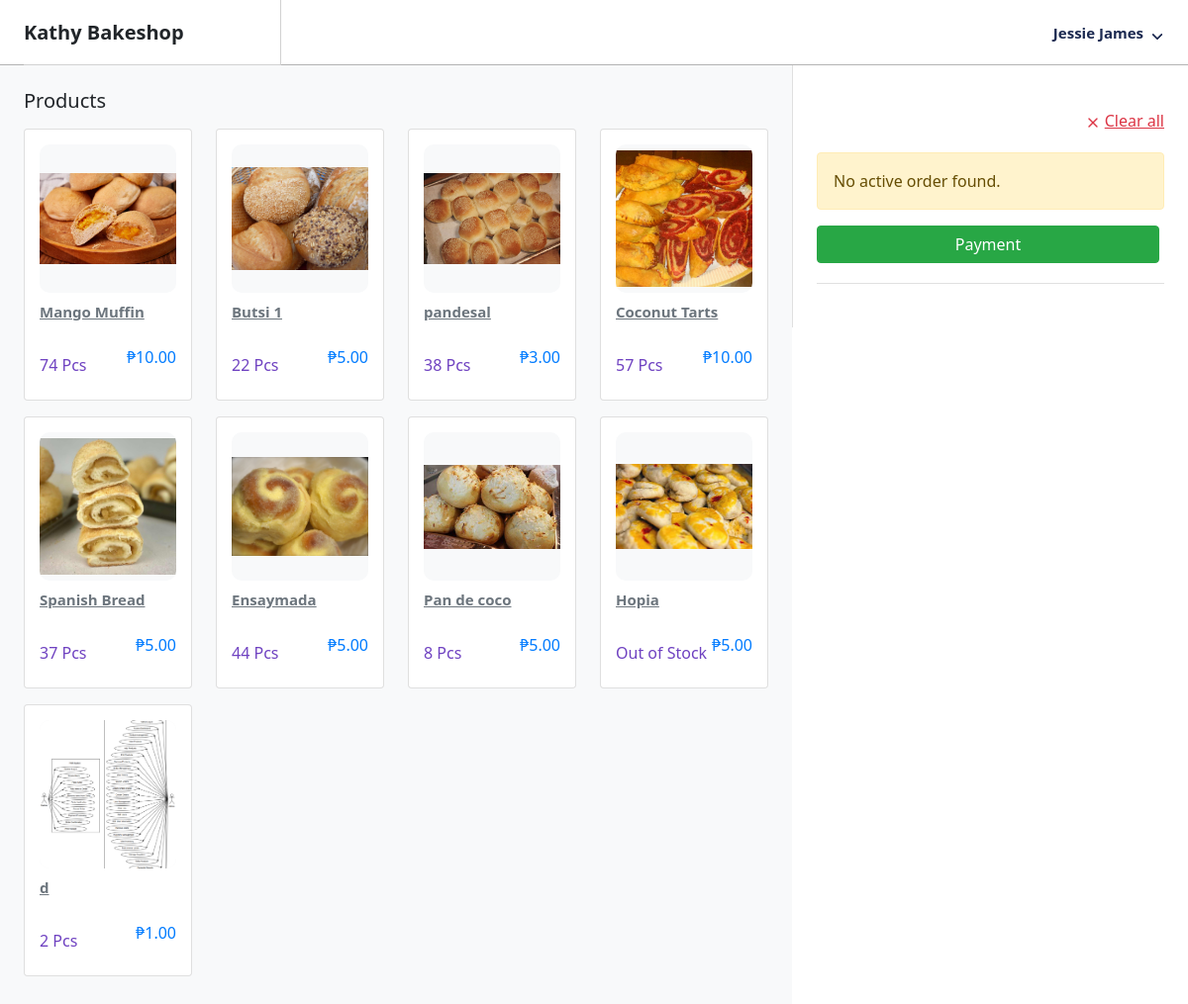
Screenshot of /pos/index.php (signed in) with the database file from the repository.
### tables this page shows
CREATE TABLE IF NOT EXISTS `products` (
  `id` int NOT NULL AUTO_INCREMENT,
  `product_name` varchar(50) NOT NULL,
  `price` decimal(10,2) NOT NULL,
  `image` longblob NOT NULL,
  `description` varchar(1000) NOT NULL,
  `quantity` int NOT NULL,
  PRIMARY KEY (`id`),
  UNIQUE KEY `id` (`id`)
);

### Classes/Connect.php (called while the page is built, shortened)
<?php
        class Database {
            private $server_name = "localhost";
            private $db_username = "root";
            private $db_password = "";
            private $db_name = "db_pos";
            public function __construct() {
                $this->conn = new mysqli($this->server_name, $this->db_username, $this->db_password, $this->db_name);
        }
    }
    ?>

### Classes/Product.php (called while the page is built, shortened)
<?php
require_once "Connect.php";
class Product extends Database {
    public function displayProducts() {
        $sql = "SELECT * FROM products";
        $result = $this->conn->query($sql);
        if ($result) {
            $items = [];
            while ($item = $result->fetch_assoc()) {
                $items[] = $item;
            }
            return $items;
        } else {
            die("Error in retrieving: " . $this->conn->error);
        }
    }
}

### pos/index.php (the view, shortened to what this page needs)
<?php
include "../Classes/Product.php";
$product = new Product;
$product_list = $product->displayProducts();
?>
<!DOCTYPE html>
<html lang="en">
<head>
    <link href="https://cdn.jsdelivr.net/npm/bootstrap@5.1.3/dist/css/bootstrap.min.css" rel="stylesheet">
    <link rel="stylesheet" href="https://cdnjs.cloudflare.com/ajax/libs/font-awesome/6.1.1/css/all.min.css" />
    <link rel="stylesheet" href="css/style.css">
<body>
    <div class="header" bis_skin_checked="1">
        <div class="header-left active" bis_skin_checked="1">
            <span class="fw-bold fs-5">Kathy Bakeshop</span>
        </div>
        <ul class="nav user-menu">
            <li class="nav-item dropdown has-arrow main-drop">
                <a href="javascript:void(0);" class="dropdown-toggle nav-link userset" data-bs-toggle="dropdown">
                    <span class="user-info">
                        <span class="user-detail">
                            <span class="user-name">
                                <?php if (isset($_SESSION['user_name'])): ?>
                                    <?php echo $_SESSION['user_name']; ?>
                                <?php endif; ?>
                            </span>
                        </span>
                    </span>
                </a>
            </li>
        </ul>
    </div>
    <div class="page-wrapper pos-pg-wrapper ms-0" bis_skin_checked="1" style="min-height: 920px;">
        <div class="content pos-design p-0" bis_skin_checked="1">
            <div class="row align-items-start pos-wrapper" bis_skin_checked="1">
                <div class="col-md-12 col-lg-8" bis_skin_checked="1">
                    <div class="pos-categories tabs_wrapper" bis_skin_checked="1">
                        <div class="pos-products" bis_skin_checked="1">
                            <div class="d-flex align-items-center justify-content-between" bis_skin_checked="1">
                                <h5 class="mb-3">Products</h5>
                            </div>
                            <div class="tabs_container" bis_skin_checked="1">
                                <div class="tab_content active" data-tab="all" bis_skin_checked="1">
                                    <div class="row" bis_skin_checked="1">
                                        <?php foreach ($product_list as $product): ?>
                                            <div class="col-sm-2 col-md-6 col-lg-3 col-xl-3 mb-3" bis_skin_checked="1">
                                                <div class="product-info default-cover card" bis_skin_checked="1">
                                                    <?php if ($product['quantity'] > 0): ?>
                                                        <a href="../Actions/add-to-cart.php?id=<?= $product['id'] ?>"
                                                            class="img-bg">
                                                        <?php else: ?>
                                                            <a href="javascript:void(0);" class="img-bg">
                                                            <?php endif; ?>
                                                            <img src="<?= $product['image'] ?>" alt="Products" />
                                                        </a>
                                                        <h6 class="product-name"><a
                                                                href="../Actions/add-to-cart.php?id=<?= $product['id'] ?>"><?= $product['product_name'] ?></a>
                                                        </h6>
                                                        <div class="d-flex align-items-center justify-content-between price"
                                                            bis_skin_checked="1">
                                                            <span><?= ($product['quantity'] > 0) ? $product['quantity'] . ' Pcs' : 'Out of Stock' ?></span>
                                                            <p>₱<?= $product['price'] ?></p>
                                                        </div>
                                                </div>
                                            </div>
                                        <?php endforeach; ?>
                                    </div>
                                </div>
                            </div>
                        </div>
                    </div>
                </div>
                <div class="col-md-12 col-lg-4 ps-0" bis_skin_checked="1">
                    <aside class="product-order-list">
                        <div class="product-added block-section" bis_skin_checked="1">
                            <div class="head-text d-flex align-items-center justify-content-between"
                                bis_skin_checked="1">
                                <a href="../Actions/clear-order-details.php"
                                    class="d-flex align-items-center text-danger">
                                    <span class="me-1">
                                        <svg xmlns="http://www.w3.org/2000/svg" width="24" height="24"
                                            viewBox="0 0 24 24" fill="none" stroke="currentColor" stroke-width="2"
                                            stroke-linecap="round" stroke-linejoin="round"
                                            class="feather feather-x feather-16">
                                            <line x1="18" y1="6" x2="6" y2="18"></line>
                                            <line x1="6" y1="6" x2="18" y2="18"></line>
                                        </svg>
                                    </span>
                                    Clear all
                                </a>
                            </div>
                            <?php include "../Actions/get-order.php"; ?>
                            <div class="btn-row d-sm-flex align-items-center justify-content-between"
                                bis_skin_checked="1">
                                <a href="javascript:void(0);" class="btn btn-success btn-icon flex-fill"
                                    data-bs-toggle="modal" data-bs-target="#paymentModal">
                                    Payment
                                </a>
                            </div>
                    </aside>
                </div>
            </div>
        </div>
    </div>
</body>
</html>

### pos/css/style.css (style rules this page uses)
img { max-width: 100%; height: auto; vertical-align: inherit; }
img, svg { vertical-align: middle; }
.page-wrapper { -webkit-transition: all 0.5s ease; -ms-transition: all 0.5s ease; transition: all 0.5s ease; margin: 0 0 0 260px; padding: 66px 0 0; position: relative; left: 0; -webkit-transition: all 0.2s ease; -ms-transition: all 0.2s ease; transition: all 0.2s ease; }
aside { height: 100%; padding: 24px; background-color: #fff; border-left: 1px solid #e0e0e0; }
aside.product-order-list .block-section { margin: 20px 0; padding: 0 0 20px 0; border-bottom: 1px solid #e0e0e0; }
aside.product-order-list .product-added .head-text { margin-bottom: 20px; }
aside.product-order-list .btn-row { padding: 0; }
aside.product-order-list .btn-row .btn { margin-right: 5px; border-radius: 4px; font-size: 1rem; }
aside.product-order-list .btn-row .btn.btn-success { background-color: #28a745; border-color: #28a745; }
.pos-design .pos-wrapper { --bs-gutter-x: 0; }
.tabs_wrapper .tabs_container { padding-top: 0; display: inline-block; width: 100%; }
.tabs_wrapper .tabs_container .tab_content { display: none; width: 100%; }
.tabs_wrapper .tabs_container .tab_content.active { display: inline-block; }
.pos-products .product-info { padding: 15px; color: #6c757d; transition: all 0.5s ease; }
.pos-products .product-info .img-bg { height: 117px; background-color: #f8f9fa; border-radius: 10px; display: flex; align-items: center; justify-content: center; margin-bottom: 10px; position: relative; }
.pos-products .product-info .img-bg img { transition: all 0.5s ease; }
.pos-products .product-info h6 { font-size: 15px; font-weight: 700; }
.pos-products .product-info h6.product-name a { color: #6c757d; }
.pos-products .product-info .price { margin-top: 17px; }
.pos-products .product-info .price span { color: #6f42c1; }
.pos-products .product-info .price p { color: #007bff; }
.pos-categories { background-color: #f8f9fa; padding: 24px; border-collapse: collapse; }
.pos-products .product-info .img-bg img { transition: all 0.5s ease; object-fit: cover; width: 100px; }
.header { background: #ffffff; border-bottom: 1px solid #b3b3b3; height: 66px; z-index: 999; position: fixed; top: 0; left: 0; right: 0; transition: all 0.5s ease; }
.header .header-left { display: flex; align-items: center; justify-content: space-between; float: left; height: 66px; position: relative; text-align: center; width: 260px; z-index: 1; margin: 0 24px; transition: all 0.5s ease; border-right: 1px solid #d1d1d1; border-bottom: 1px solid #d1d1d1; }
.header .userset { display: flex; align-items: center; }
.header .has-arrow .dropdown-toggle::after { display: none !important; }
.header .user-info { display: flex; align-items: center; justify-content: center; position: relative; padding: 0 30px 0 0; }
.header .user-info::after { content: ""; width: 8px; height: 8px; border-top: 0; border-left: 0; border-right: 2px solid #1B2950; border-bottom: 2px solid #1B2950; border-radius: 1px; transform: rotate(45deg); transition: all 0.5s; top: 8px; position: absolute; right: 12px; }
.header .user-info .user-name { font-size: 15px; font-weight: 600; color: #1B2950; display: flex; align-items: center; }
.header .user-menu { display: flex; align-items: center; justify-content: center; margin: 0; position: relative; padding-right: 15px; height: 100%; transition: all 0.5s ease; }
.header .user-menu > li { margin-left: 18px; }
.header .user-menu .dropdown-toggle::after { border: 0; display: none; }
.header .user-menu.nav > li > a { padding: 0; display: flex; line-height: normal; color: #6c757d; }
.feather-16 { width: 16px; height: 16px; }
.pos-products .product-info .img-bg { height: 150px; background-color: #f8f9fa; border-radius: 10px; display: flex; align-items: center; justify-content: center; margin-bottom: 10px; position: relative; overflow: hidden; }
.pos-products .product-info .img-bg img { transition: all 0.5s ease; object-fit: cover; width: 100%; }

### rows the page displays
products: image (picture), product_name "Mango Muffin", quantity "74", price "10.00"
products: image (picture), product_name "Butsi 1", quantity "22", price "5.00"
products: image (picture), product_name "pandesal", quantity "38", price "3.00"
products: image (picture), product_name "Coconut Tarts", quantity "57", price "10.00"
products: image (picture), product_name "Spanish Bread", quantity "37", price "5.00"
products: image (picture), product_name "Ensaymada", quantity "44", price "5.00"
products: image (picture), product_name "Pan de coco", quantity "8", price "5.00"
products: image (picture), product_name "Hopia", quantity "Out of Stock", price "5.00"
products: image (picture), product_name "d", quantity "2", price "1.00"

### other values shown
$_SESSION['user_name'] "Jessie James"
